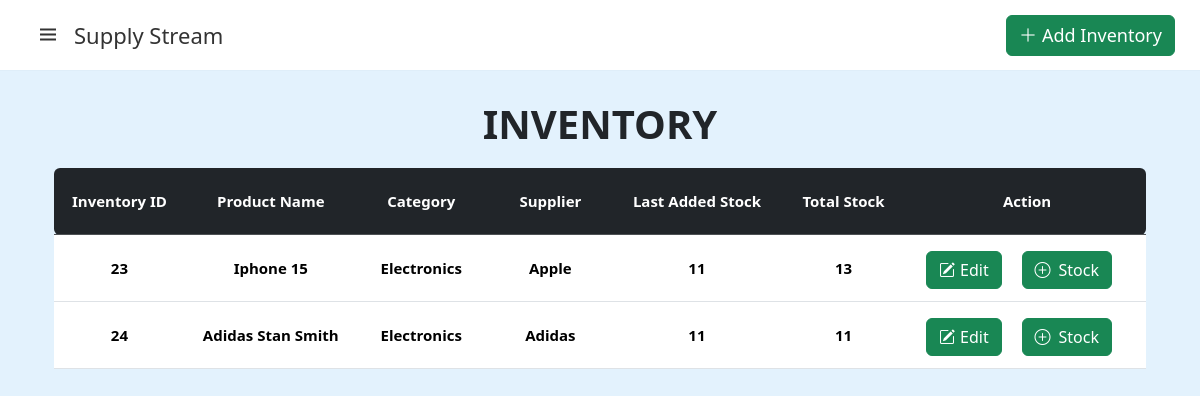
/page/inventory.php, run on the app's committed database.
### tables this page shows
CREATE TABLE `inventory` (
  `Inventory_Id` int(11) NOT NULL,
  `Product_Id` int(11) DEFAULT NULL,
  `Category_Id` int(11) NOT NULL,
  `Supplier_Id` int(11) DEFAULT NULL,
  `Last_Added_Stock` int(11) DEFAULT NULL,
  `Total_Stock` int(11) DEFAULT NULL
);

CREATE TABLE `product` (
  `Product_Id` int(11) NOT NULL,
  `Product_Name` varchar(255) NOT NULL,
  `Price` decimal(10,2) NOT NULL,
  `Image_Url` varchar(255) NOT NULL,
  `Category_Id` int(11) DEFAULT NULL,
  `Supplier_Id` int(11) DEFAULT NULL,
  `Date_Added` date NOT NULL
);

CREATE TABLE `category` (
  `Category_Id` int(11) NOT NULL,
  `Category_Name` varchar(255) NOT NULL
);

CREATE TABLE `supplier` (
  `Supplier_Id` int(11) NOT NULL,
  `Supplier_Name` varchar(255) NOT NULL,
  `Category_Id` int(11) DEFAULT NULL
);

### page/inventory.php (the view, shortened to what this page needs)
<!doctype html>
<html lang="en">
  <head>
   <link href="https://cdn.jsdelivr.net/npm/bootstrap@5.3.3/dist/css/bootstrap.min.css" rel="stylesheet">
    <link rel="stylesheet" href="/assets/Css/bootstrap.css">
    <link rel="stylesheet" href="/assets/Css/bootstrap.min.css">
    <link rel="stylesheet" href="/assets/Css/stylesheet.css">
    <link href='https://unpkg.com/boxicons@2.1.4/css/boxicons.min.css' rel='stylesheet'>
    <link rel="stylesheet" href="https://cdn.jsdelivr.net/npm/bootstrap-icons@1.11.3/font/bootstrap-icons.min.css">
    <link rel="stylesheet" href="https://cdn.datatables.net/2.0.7/css/dataTables.bootstrap5.min.css">
  </head>
  <body>
<nav>
  <div class="logo container">
    <i class="bx bx-menu menu-icon"></i>
    <span class="logo-name">Supply Stream</span>
  </div>
    <div class="container d-flex flex-row-reverse align-items-center">
        <button type="button" class="btn-add btn btn-success" data-bs-toggle="modal" data-bs-target="#addInventoryModal">
        <i class="bi bi-plus-lg"></i>Add Inventory
        </button>
    </div>
      </nav>
<div>
  <h1 class="text-center titleInventory">INVENTORY</h1>
  </div>
<div class="table-inventory container">
<div class="container">
<table class="table table-hover table-Inventory" id="tableInventory">
        <thead class="table-dark text-light">
            <tr class="text-center">
                <th width="10%" scope="col" class="rounded-start text-nowrap">Inventory ID</th>
                <th width="10%" scope="col" class="text-nowrap">Product Name</th>
                <th width="10%" scope="col" class="text-nowrap">Category</th>
                <th width="10%" scope="col" class="text-nowrap">Supplier</th>
                <th width="10%" scope="col" class="text-nowrap">Last Added Stock</th>
                <th width="10%" scope="col" class="text-nowrap">Total Stock</th>
                <th width="10%" scope="col" class="rounded-end">Action</th>
            </tr>
        </thead>
        <tbody>
            <?php
            include '../config/connect.php';
            $select = mysqli_query($con,
        "SELECT
            i.Inventory_Id,
            i.Product_Id,
            p.Product_Name,
            p.Category_Id,
            c.Category_Name,
            i.Supplier_Id,
            s.Supplier_Name,
            i.Last_Added_Stock,
            i.Total_Stock
        FROM
            inventory i
        INNER JOIN
            product p ON i.Product_Id = p.Product_Id
        LEFT JOIN
            category c ON p.Category_Id = c.Category_Id
        INNER JOIN
            supplier s ON i.Supplier_Id = s.Supplier_Id;"
            );
            while ($row = mysqli_fetch_assoc($select)) {
            ?>
            <tr class="align-middle">
                <th scope="row"><?php echo $row['Inventory_Id']; ?></th>
                <td><?php echo $row['Product_Name']; ?></td>
                <td><?php echo $row['Category_Name']; ?></td>
                <td><?php echo $row['Supplier_Name']; ?></td>
                <td><?php echo $row['Last_Added_Stock']; ?></td>
                <td><?php echo $row['Total_Stock']; ?></td>
                <td class="text-nowrap">
    <a href="#" data-bs-toggle="modal" data-bs-target="#editModal<?php echo $row['Inventory_Id']; ?>" class="text-decoration-none">
        <button class="btn btn-edit btn-success me-3">
            <i class="bi bi-pencil-square"></i>Edit
        </button>
    </a>
    <a href="#" data-bs-toggle="modal" data-bs-target="#stockModal<?php echo $row['Inventory_Id']; ?>" class="text-decoration-none text">
        <button class="btn btn-add-stock btn-success me-3">
            <i class="bi bi-plus-circle me-2"></i>Stock
        </button>
    </a>
</div>
        <?php } ?>
  </body>
</html>

### assets/Css/stylesheet.css (style rules this page uses)
body { min-height: 100%; background: #e3f2fd; }
nav { z-index: 9999; position: fixed; top: 0; left: 0; height: 70px; width: 100%; display: flex; align-items: center; background: #fff; box-shadow: 0 0 1px rgba(0, 0, 0, 0.1); }
nav .logo { display: flex; align-items: center; margin: 0 24px; }
.logo .menu-icon { color: #333; font-size: 24px; margin-right: 14px; cursor: pointer; }
.logo .logo-name { color: #333; font-size: 22px; font-weight: 500; }
.table-inventory { margin-top: 10px; line-height: 50px; font-weight: bold; margin-left: auto; margin-right: auto; }
.titleInventory { margin-top: 100px; margin-bottom: 20px; font-weight: bold; }
.btn-edit i { margin-right: 5px; }
.btn-add { margin-top: 13px; margin-right: 13px; margin-bottom: 13px; font-size: 18px; }
.btn-add i { margin-right: 5px; }
.btn-edit { text-wrap: nowrap; margin-right: 10px; }
#tableInventory th, #tableInventory td { text-align: center; text-wrap: nowrap; font-size: 15px; }
#tableInventory thead th { position: sticky; top: 0; z-index: 12; }
#tableInventory { width: 100%; border-collapse: collapse; }

### data on the page
inventory: Inventory_Id "23", Product_Id.Product_Name "Iphone 15", Category_Id.Category_Name "Electronics", Supplier_Id.Supplier_Name "Apple", Last_Added_Stock "11", Total_Stock "13"
inventory: Inventory_Id "24", Product_Id.Product_Name "Adidas Stan Smith", category.Category_Name "Electronics", Supplier_Id.Supplier_Name "Adidas", Last_Added_Stock "11", Total_Stock "11"
